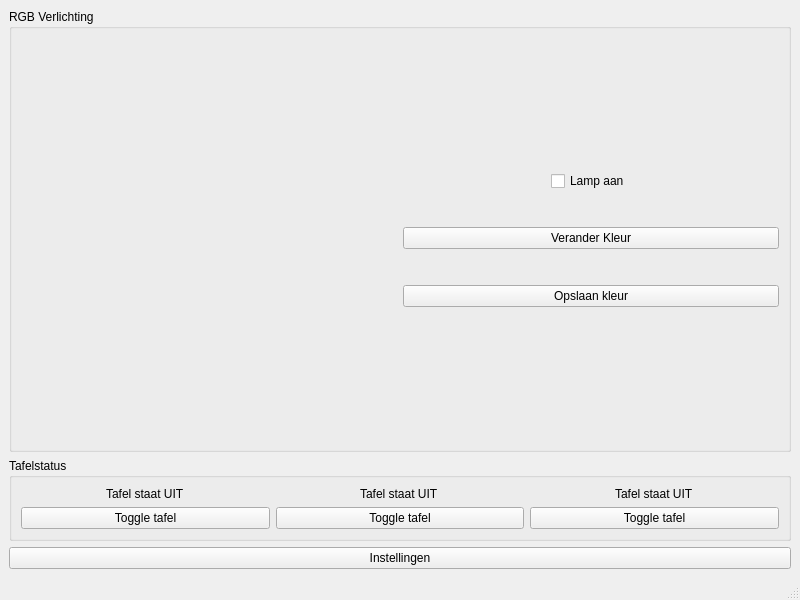
<?xml version="1.0" encoding="UTF-8"?>
<ui version="4.0">
 <class>MainWindow</class>
 <widget class="QMainWindow" name="MainWindow">
  <property name="geometry">
   <rect>
    <x>0</x>
    <y>0</y>
    <width>800</width>
    <height>600</height>
   </rect>
  </property>
  <widget class="QWidget" name="centralwidget">
   <layout class="QVBoxLayout" name="mainLayout">
    <item>
     <widget class="QGroupBox" name="groupBoxRGB">
      <property name="title">
       <string>RGB Verlichting</string>
      </property>
      <layout class="QVBoxLayout" name="layoutRGB">
       <item>
        <layout class="QHBoxLayout" name="horizontalLayout">
         <item>
          <widget class="QWidget" name="rgbLightColorWidget" native="true"/>
         </item>
         <item>
          <layout class="QVBoxLayout" name="verticalLayout">
           <item>
            <spacer name="verticalSpacer_2">
             <property name="orientation">
              <enum>Qt::Orientation::Vertical</enum>
             </property>
             <property name="sizeHint" stdset="0">
              <size>
               <width>20</width>
               <height>40</height>
              </size>
             </property>
            </spacer>
           </item>
           <item alignment="Qt::AlignmentFlag::AlignHCenter">
            <widget class="QCheckBox" name="checkBoxLightOn">
             <property name="sizePolicy">
              <sizepolicy hsizetype="Minimum" vsizetype="Fixed">
               <horstretch>0</horstretch>
               <verstretch>0</verstretch>
              </sizepolicy>
             </property>
             <property name="text">
              <string>Lamp aan</string>
             </property>
            </widget>
           </item>
           <item>
            <spacer name="verticalSpacer_4">
             <property name="orientation">
              <enum>Qt::Orientation::Vertical</enum>
             </property>
             <property name="sizeType">
              <enum>QSizePolicy::Policy::Fixed</enum>
             </property>
             <property name="sizeHint" stdset="0">
              <size>
               <width>20</width>
               <height>30</height>
              </size>
             </property>
            </spacer>
           </item>
           <item>
            <widget class="QPushButton" name="changeRGBBtn">
             <property name="text">
              <string>Verander Kleur</string>
             </property>
            </widget>
           </item>
           <item>
            <spacer name="verticalSpacer_3">
             <property name="orientation">
              <enum>Qt::Orientation::Vertical</enum>
             </property>
             <property name="sizeType">
              <enum>QSizePolicy::Policy::Fixed</enum>
             </property>
             <property name="sizeHint" stdset="0">
              <size>
               <width>20</width>
               <height>30</height>
              </size>
             </property>
            </spacer>
           </item>
           <item>
            <widget class="QPushButton" name="saveRGBBtn">
             <property name="text">
              <string>Opslaan kleur</string>
             </property>
            </widget>
           </item>
           <item>
            <spacer name="verticalSpacer">
             <property name="orientation">
              <enum>Qt::Orientation::Vertical</enum>
             </property>
             <property name="sizeHint" stdset="0">
              <size>
               <width>20</width>
               <height>40</height>
              </size>
             </property>
            </spacer>
           </item>
          </layout>
         </item>
        </layout>
       </item>
      </layout>
     </widget>
    </item>
    <item>
     <widget class="QGroupBox" name="groupBoxTafel">
      <property name="title">
       <string>Tafelstatus</string>
      </property>
      <layout class="QHBoxLayout" name="layoutTafel">
       <item>
        <layout class="QVBoxLayout" name="tafel1">
         <item alignment="Qt::AlignmentFlag::AlignHCenter">
          <widget class="QLabel" name="tafel1Status">
           <property name="text">
            <string>Tafel staat UIT</string>
           </property>
          </widget>
         </item>
         <item>
          <widget class="QPushButton" name="tafel1Toggle">
           <property name="text">
            <string>Toggle tafel</string>
           </property>
          </widget>
         </item>
        </layout>
       </item>
       <item>
        <layout class="QVBoxLayout" name="tafel2">
         <item alignment="Qt::AlignmentFlag::AlignHCenter">
          <widget class="QLabel" name="tafel2Status">
           <property name="text">
            <string>Tafel staat UIT</string>
           </property>
          </widget>
         </item>
         <item>
          <widget class="QPushButton" name="tafel2Toggle">
           <property name="text">
            <string>Toggle tafel</string>
           </property>
          </widget>
         </item>
        </layout>
       </item>
       <item>
        <layout class="QVBoxLayout" name="tafel3">
         <item alignment="Qt::AlignmentFlag::AlignHCenter">
          <widget class="QLabel" name="tafel3Status">
           <property name="text">
            <string>Tafel staat UIT</string>
           </property>
          </widget>
         </item>
         <item>
          <widget class="QPushButton" name="tafel3Toggle">
           <property name="text">
            <string>Toggle tafel</string>
           </property>
          </widget>
         </item>
        </layout>
       </item>
      </layout>
     </widget>
    </item>
    <item>
     <widget class="QPushButton" name="btnOpenSettings">
      <property name="text">
       <string>Instellingen</string>
      </property>
     </widget>
    </item>
   </layout>
  </widget>
  <widget class="QMenuBar" name="menubar">
   <property name="geometry">
    <rect>
     <x>0</x>
     <y>0</y>
     <width>800</width>
     <height>26</height>
    </rect>
   </property>
  </widget>
  <widget class="QStatusBar" name="statusbar"/>
 </widget>
 <resources/>
 <connections/>
</ui>
